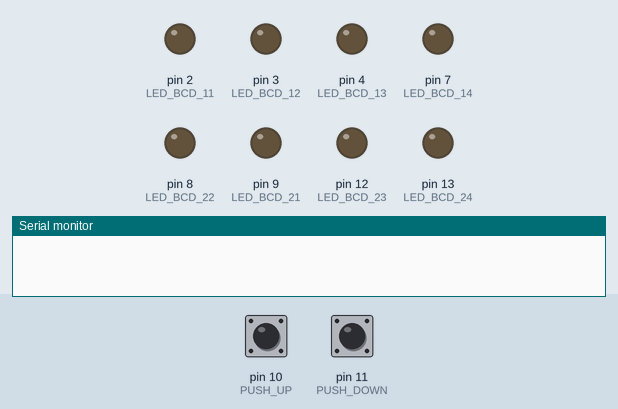
This sketch was run on a simulated Arduino Uno, built with avr-gcc and run on an emulated ATmega328P. Parts: output pins drawn as LEDs (lit = HIGH), the last lines printed to the serial monitor. The test bench sets the inputs (shaded band); at power-on: pin 10 (PUSH_UP) LOW, pin 11 (PUSH_DOWN) LOW.

Above: at 1.2 s.
1.3 s: pin 10 (PUSH_UP) pulled HIGH for 0.15 s
At 2.3 s:
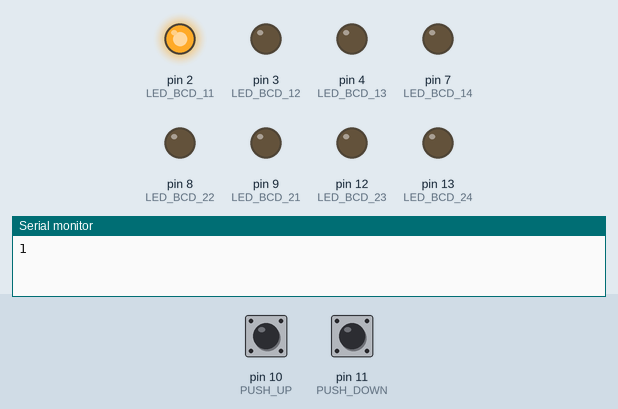
2.9 s: pin 10 (PUSH_UP) pulled HIGH for 1 s
At 3.5 s:
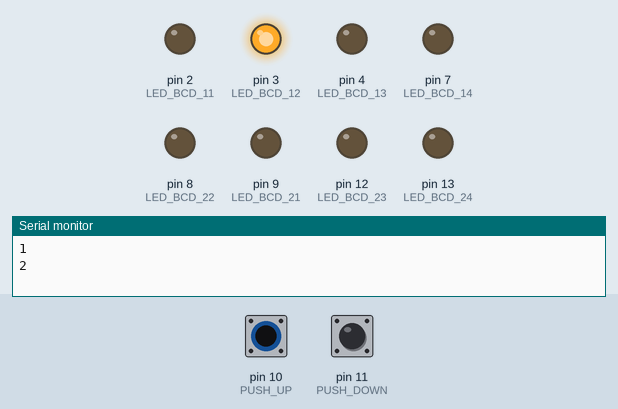
5.4 s: pin 10 (PUSH_UP) pulled HIGH for 0.15 s
At 6.6 s:
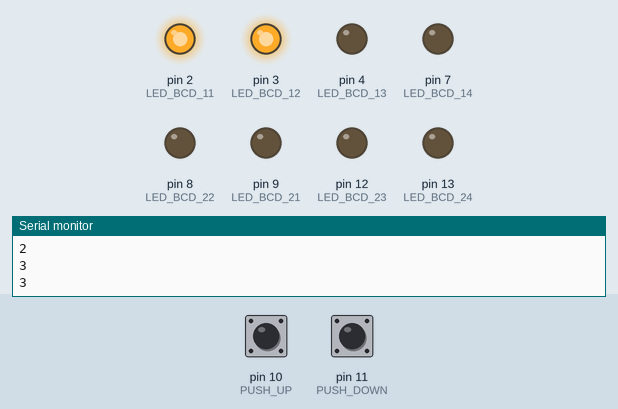
7.0 s: pin 10 (PUSH_UP) pulled HIGH for 3.2 s
At 7.8 s:
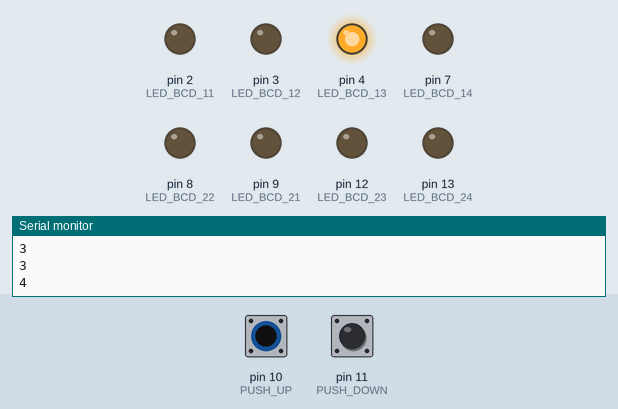
11.7 s: pin 10 (PUSH_UP) pulled HIGH for 0.15 s
At 12.6 s:
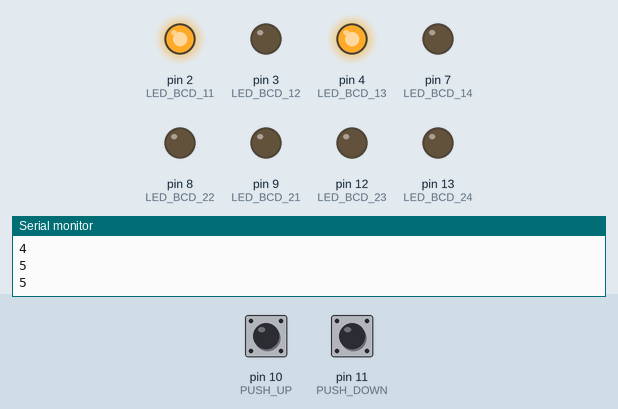
13.3 s: pin 10 (PUSH_UP) pulled HIGH for 1 s
At 13.8 s:
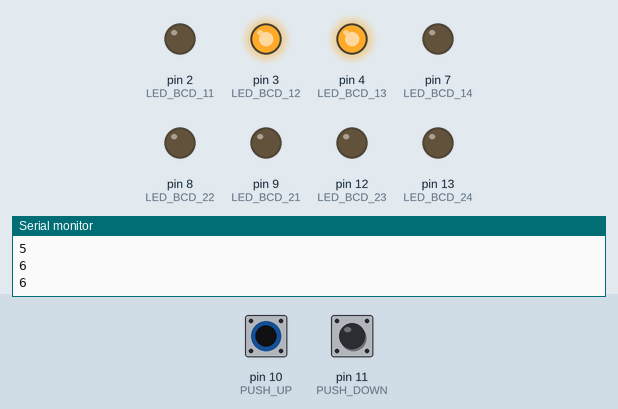
Timing chart, 0 to 16.3 s (numbered marks = the images above; inputs shaded):
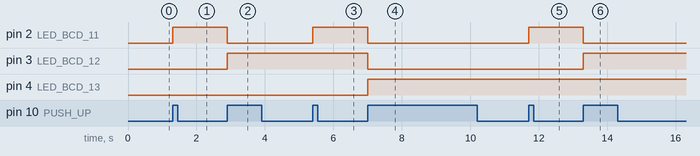

Measured:
- after the input at 1.3 s, pin 2 (LED_BCD_11): LOW → HIGH at once
- after the input at 2.9 s, pin 2 (LED_BCD_11): HIGH → LOW at once; pin 3 (LED_BCD_12): LOW → HIGH at once
- after the input at 5.4 s, pin 2 (LED_BCD_11): LOW → HIGH at once
- after the input at 7.0 s, pin 2 (LED_BCD_11), pin 3 (LED_BCD_12): HIGH → LOW at once; pin 4 (LED_BCD_13): LOW → HIGH at once
- after the input at 11.7 s, pin 2 (LED_BCD_11): LOW → HIGH at once
- after the input at 13.3 s, pin 2 (LED_BCD_11): HIGH → LOW at once; pin 3 (LED_BCD_12): LOW → HIGH at once

The sketch:

dazzling_bombul1.ino
```cpp
// C++ code
//
int PUSH_UP=10;
int PUSH_DOWN=11;
//counters
int count=0;
int i=0;
//the ones 7-seg display
int LED_BCD_11=2;
int LED_BCD_12=3;
int LED_BCD_13=4;
int LED_BCD_14=7;
//tens 7-seg display
int LED_BCD_21=9;
int LED_BCD_22=8;
int LED_BCD_23=12;
int LED_BCD_24=13;
//prev state condition trackers
int PREV_STATE_1=LOW;
int PREV_STATE_2=LOW;

void setup()
{
  //pinMode(LED_BUILTIN, OUTPUT);
  //set input pins
  pinMode(PUSH_UP,INPUT);
  pinMode(PUSH_DOWN,INPUT);
  //set output pins for the ones place 7-seg display(BCD)
  pinMode(LED_BCD_11,OUTPUT);
  pinMode(LED_BCD_12,OUTPUT);
  pinMode(LED_BCD_13,OUTPUT);
  pinMode(LED_BCD_14,OUTPUT);
  //set output pins for the tens place 7-seg display(BCD)
  pinMode(LED_BCD_21,OUTPUT);
  pinMode(LED_BCD_22,OUTPUT);
  pinMode(LED_BCD_23,OUTPUT);
  pinMode(LED_BCD_24,OUTPUT);
  Serial.begin(9600);
}

void loop()
{
  // Read the button states if pressed or not
  int STATE_1=digitalRead(PUSH_UP);
  int STATE_2=digitalRead(PUSH_DOWN);
  //max and min value condition
  if(count<=40 & count>= 0){
    //counting up and down
  	if(STATE_1==HIGH & PREV_STATE_1==LOW){
      count=count+1;
    }
     if(STATE_2==HIGH & PREV_STATE_2==LOW){
      count=count-1;
    }

    i=1;
    //converting to binary for the BCD input pins if the button states are high
    if((STATE_1==HIGH & PREV_STATE_1==LOW)||(PREV_STATE_2==LOW & STATE_2==HIGH)){
      //if(count/10 > 0){

      //tens to binary conversion for the second 7-seg diplay
      int tens=count/10;
      if((tens & i)>0){
      	analogWrite(LED_BCD_21,255);
        Serial.println(count);
      }
      else{
        analogWrite(LED_BCD_21,0);
      }

      if((tens & i<<1)>0){
      digitalWrite(LED_BCD_22,HIGH);
        Serial.println(count);
      }
      else{
        digitalWrite(LED_BCD_22,LOW);
      }

      if((tens & i<<2)>0){
      digitalWrite(LED_BCD_23,HIGH);
        Serial.println(count);
      }
      else{
        digitalWrite(LED_BCD_23,LOW);
      }

      if((tens & i<<3)>0){
      digitalWrite(LED_BCD_24,HIGH);
        Serial.println(count);
      }
      else{
        digitalWrite(LED_BCD_24,LOW);
      }
      ////////////////
      //conversion of ones digits to binary for the first 7-seg display
       if(((count%10) & i)>0){
      	analogWrite(LED_BCD_11,255);
        Serial.println(count);
      }
      else{
        analogWrite(LED_BCD_11,0);
      }

      if(((count%10) & i<<1)>0){
      digitalWrite(LED_BCD_12,HIGH);
        Serial.println(count);
      }
      else{
        digitalWrite(LED_BCD_12,LOW);
      }

      if(((count%10) & i<<2)>0){
      digitalWrite(LED_BCD_13,HIGH);
        Serial.println(count);
      }
      else{
        digitalWrite(LED_BCD_13,LOW);
      }

      if(((count%10) & i<<3)>0){
      digitalWrite(LED_BCD_14,HIGH);
        Serial.println(count);
      }
      else{
        digitalWrite(LED_BCD_14,LOW);
      }
     // }
    }
   }
  //updating the states
    PREV_STATE_2=STATE_2;
    PREV_STATE_1=STATE_1;
}
```
